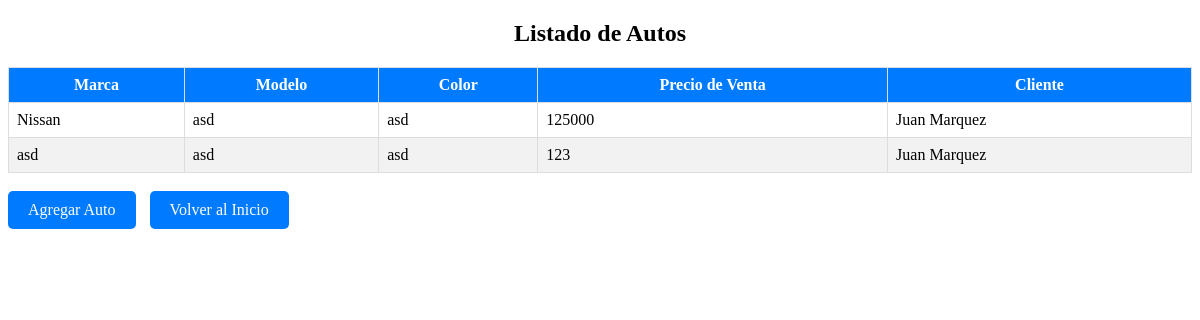
/autos/listadoAu.php, run on the app's committed database.
### tables this page shows
CREATE TABLE `auto` (
  `cod_auto` int(11) NOT NULL,
  `marca` text NOT NULL,
  `modelo` text NOT NULL,
  `color` text NOT NULL,
  `pventa` bigint(255) NOT NULL,
  `cod_cliente` int(11) NOT NULL
);

CREATE TABLE `cliente` (
  `cod_cliente` int(11) NOT NULL,
  `nomyape` text NOT NULL,
  `direccion` text NOT NULL,
  `ciudad` text NOT NULL,
  `telefono` bigint(11) NOT NULL,
  `f_alta` date NOT NULL
);

### autos/listadoAu.php (the view, shortened to what this page needs)
<!DOCTYPE html>
<html lang="es">
<head>
    <link rel="stylesheet" href="listado.css">
</head>
<body>
    <h2>Listado de Autos</h2>
    <table>
        <thead>
            <tr>
                <th>Marca</th>
                <th>Modelo</th>
                <th>Color</th>
                <th>Precio de Venta</th>
                <th>Cliente</th>
            </tr>
        </thead>
        <tbody>
            <?php
            include 'conexion.php';
            $sql = "SELECT a.marca, a.modelo, a.color, a.pventa, c.nomyape
                    FROM auto a
                    INNER JOIN cliente c ON a.cod_cliente = c.cod_cliente";
            $result = $conn->query($sql);
            if ($result->num_rows > 0) {
                while($row = $result->fetch_assoc()) {
                    echo "<tr>";
                    echo "<td>" . $row['marca'] . "</td>";
                    echo "<td>" . $row['modelo'] . "</td>";
                    echo "<td>" . $row['color'] . "</td>";
                    echo "<td>" . $row['pventa'] . "</td>";
                    echo "<td>" . $row['nomyape'] . "</td>";
                    echo "</tr>";
                }
            } else {
                echo "<tr><td colspan='5'>No hay autos registrados</td></tr>";
            }
            ?>
        </tbody>
    </table>
    <br>
        <a href="agregarAu.php" class="btn">Agregar Auto</a>
        <a href="../gestor.php" class="btn">Volver al Inicio</a>

### autos/listado.css (style rules this page uses)
table { width: 100%; border-collapse: collapse; margin-top: 20px; }
.btn { display: inline-block; padding: 10px 20px; background-color: #007bff; color: white; text-decoration: none; border: none; border-radius: 5px; cursor: pointer; margin-right: 10px; }
h2 { text-align: center ; }
table th, table td { border: 1px solid #ddd; padding: 8px; }
table th { background-color: #007bff; color: white; }
table tr:nth-child(even) { background-color: #f2f2f2; }

### data on the page
auto: marca "Nissan", modelo "asd", color "asd", pventa "125000", cod_cliente.nomyape "Juan Marquez"
auto: marca "asd", modelo "asd", color "asd", pventa "123", cod_cliente.nomyape "Juan Marquez"
